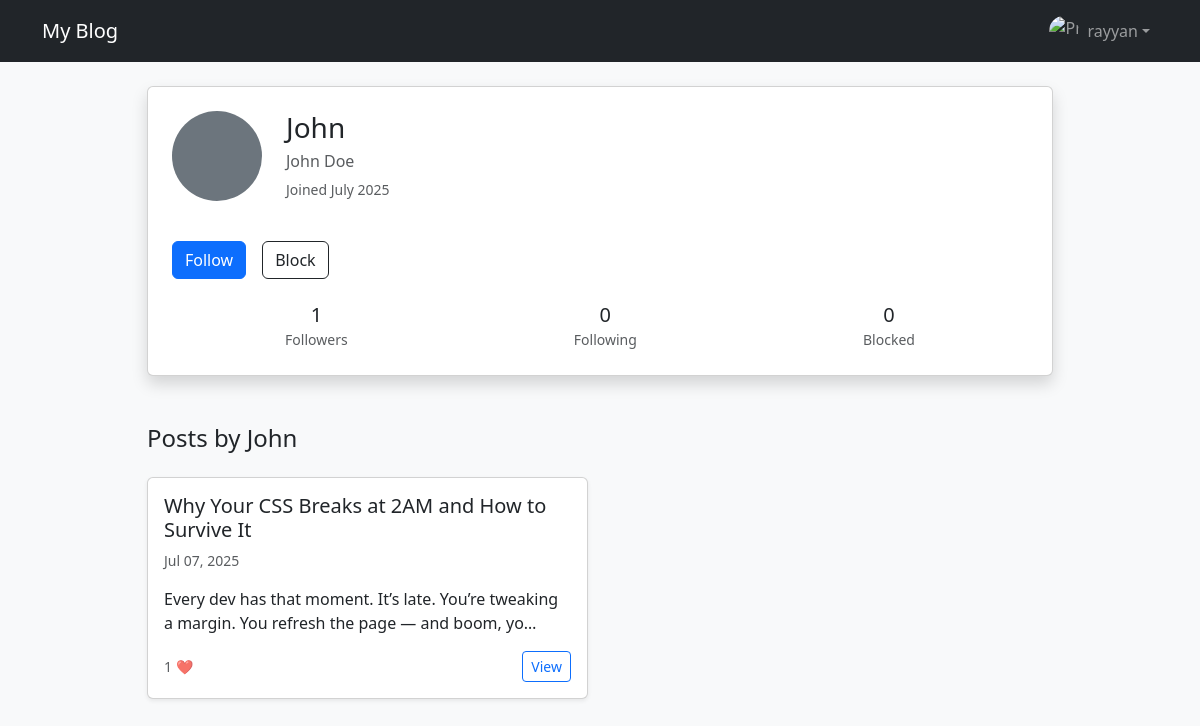
The page /profiles/John/ (signed in) on the database as committed earlier.
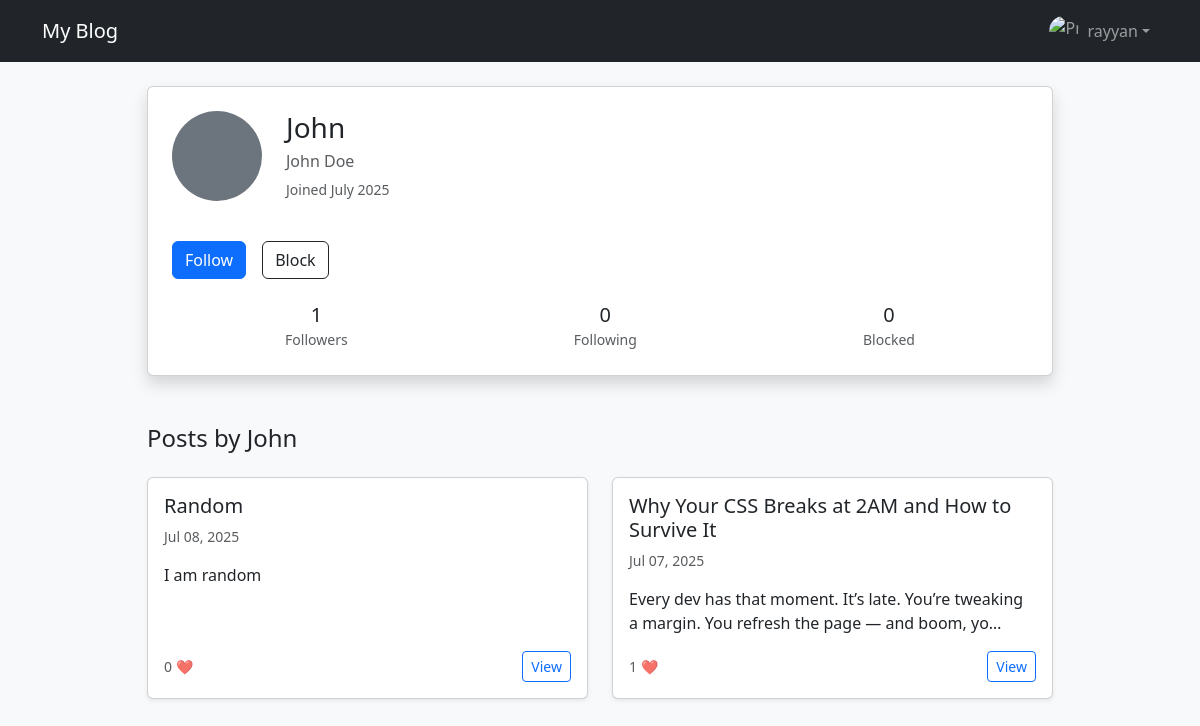
The same page on the database as committed later.
### profiles/models.py (models this page shows, shortened)
class Profile(models.Model):
    user = models.OneToOneField(User, on_delete=models.CASCADE)
    full_name = models.CharField(max_length=100, blank=True)
    profile_pic = models.ImageField(upload_to=user_profile_pic_path, blank=True, null=True)
    bio = models.TextField(blank=True)
    age = models.PositiveIntegerField(blank=True, null=True)
    website = models.URLField(blank=True, null=True)
    location = models.CharField(max_length=100, blank=True)
    joined_at = models.DateTimeField(default=timezone.now)
    following = models.ManyToManyField(
        'self',
        symmetrical=False,
        related_name='followers',
        blank=True
    )
    blocked_users = models.ManyToManyField(
        'self',
        symmetrical=False,
        related_name='blocked_by',
        blank=True
    )
    def is_following(self, profile):
        return self.following.filter(id=profile.id).exists()
    def is_blocking(self, profile):
        return self.blocked_users.filter(id=profile.id).exists()

### blog/models.py (models this page shows, shortened)
class BlogPost(models.Model):
    author = models.ForeignKey(User, on_delete=models.CASCADE, related_name='posts')
    title = models.CharField(max_length=200)
    slug = models.SlugField(unique=True)
    content = models.TextField()
    created_at = models.DateTimeField(auto_now_add=True)
    updated_at = models.DateTimeField(auto_now=True)
    image = models.ImageField(upload_to='blog_images/', blank=True, null=True)
    is_published = models.BooleanField(default=True)
    likes = GenericRelation('Like')
    class Meta:
        ordering = ['-created_at']

### profiles/views.py (the view)
# urls.py: path('<str:username>/', views.profile_view, name='profile_view'),
def profile_view(request, username):
    user_obj = get_object_or_404(User, username=username)
    profile = get_object_or_404(Profile, user=user_obj)
    viewer = request.user.profile if request.user.is_authenticated else None
    is_own_profile = request.user == user_obj
    is_following = viewer.is_following(profile) if viewer and not is_own_profile else False
    is_blocking = viewer.is_blocking(profile) if viewer and not is_own_profile else False
    posts = BlogPost.objects.filter(author=user_obj, is_published=True).order_by('-created_at')
    context = {
        'profile_user': user_obj,
        'profile': profile,
        'is_own_profile': is_own_profile,
        'is_following': is_following,
        'is_blocking': is_blocking,
        'followers_count': profile.followers.count(),
        'following_count': profile.following.count(),
        'blocked_count': profile.blocked_by.count(),
        'posts': posts,
    }
    return render(request, 'profile.html', context)

### profiles/templates/profile.html (shortened to what this page needs)
{% extends 'base.html' %}
{% block content %}
<div class="container mt-4">
    <div class="row justify-content-center">
        <div class="col-lg-10 col-md-12">
            <div class="card shadow p-4 mb-5">
                <div class="d-flex align-items-center">
                    {% if profile.profile_pic %}
                        <img src="{{ profile.profile_pic.url }}" alt="Profile Picture"
                             class="rounded-circle me-4 border" style="width: 90px; height: 90px; object-fit: cover;">
                    {% else %}
                        <div class="bg-secondary rounded-circle me-4" style="width: 90px; height: 90px;"></div>
                    {% endif %}
                    <div>
                        <h3 class="mb-1">{{ profile_user.username }}</h3>
                        {% if profile.full_name %}
                            <p class="text-muted mb-1">{{ profile.full_name }}</p>
                        {% endif %}
                        <small class="text-muted">Joined {{ profile.joined_at|date:"F Y" }}</small>
                    </div>
                </div>
                {% if not is_own_profile %}
                    <div class="d-flex gap-3 mt-4">
                        <button id="followBtn"
                                class="btn {% if is_following %}btn-danger{% else %}btn-primary{% endif %}">
                            {% if is_following %}Unfollow{% else %}Follow{% endif %}
                        </button>
                        <button id="blockBtn"
                                class="btn {% if is_blocking %}btn-warning{% else %}btn-outline-dark{% endif %}">
                            {% if is_blocking %}Unblock{% else %}Block{% endif %}
                        </button>
                    </div>
                {% endif %}
                <div class="d-flex justify-content-around text-center mt-4">
                    <div>
                        <h5 id="followersCount" class="mb-0">{{ followers_count }}</h5>
                        <small class="text-muted">Followers</small>
                    </div>
                    <div>
                        <h5 class="mb-0">{{ following_count }}</h5>
                        <small class="text-muted">Following</small>
                    </div>
                    <div>
                        <h5 class="mb-0">{{ blocked_count }}</h5>
                        <small class="text-muted">Blocked</small>
                    </div>
                </div>
            </div>
            {% if posts %}
            <div>
                <h4 class="mb-4">Posts by {{ profile_user.username }}</h4>
                <div class="row g-4">
                    {% for post in posts %}
                    <div class="col-md-6">
                        <div class="card h-100 shadow-sm">
                            <div class="card-body d-flex flex-column">
                                <h5 class="card-title">{{ post.title }}</h5>
                                <p class="card-text text-muted small">{{ post.created_at|date:"M d, Y" }}</p>
                                <p class="card-text">{{ post.content|truncatechars:100 }}</p>
                                <div class="mt-auto d-flex justify-content-between align-items-center">
                                    <small class="text-muted">{{ post.likes.count }} ❤️</small>
                                    <div class="d-flex gap-2">
                                        <a href="{% url 'post_detail' slug=post.slug %}" class="btn btn-sm btn-outline-primary">View</a>
                                    </div>
                                </div>
                            </div>
                        </div>
                    </div>
                    {% endfor %}
                </div>
            </div>
            {% else %}
                <p class="text-center text-muted mt-4">No posts by this user yet.</p>
            {% endif %}
        </div>
    </div>
</div>
{% endblock %}

### blog/Templates/base.html (shortened to what this page needs)
<!DOCTYPE html>
<html lang="en">
<head>
    <link href="https://cdn.jsdelivr.net/npm/bootstrap@5.3.0/dist/css/bootstrap.min.css" rel="stylesheet">
</head>
<body class="bg-light">
    <nav class="navbar navbar-expand-lg navbar-dark bg-dark mb-4">
        <div class="container">
            <a class="navbar-brand" href="{% url 'home' %}">My Blog</a>
            <div class="collapse navbar-collapse" id="navbarContent">
                <ul class="navbar-nav ms-auto">
                    {% if user.is_authenticated %}
                        <li class="nav-item dropdown">
                            <a class="nav-link dropdown-toggle d-flex align-items-center" href="#" id="navbarDropdown" role="button" data-bs-toggle="dropdown" aria-expanded="false">
                                {% with user.profile.profile_pic.url as pic %}
                                    <img src="{{ pic }}" alt="Profile Pic" class="rounded-circle me-2" style="height: 30px; width: 30px; object-fit: cover;">
                                {% endwith %}
                                {{ user.username }}
                            </a>
                        </li>
                    {% else %}
                        <li class="nav-item">
                            <a class="nav-link" href="">Login</a>
                        </li>
                    {% endif %}
                </ul>
            </div>
        </div>
    </nav>
    <div class="container mb-5">
        {% block content %}
        {% endblock %}
    </div>
</body>
</html>

Rows that differ between the two databases and show on the page:
added BlogPost: title "Random", created_at "Jul 08, 2025", content "I am random", likes.count "0"
